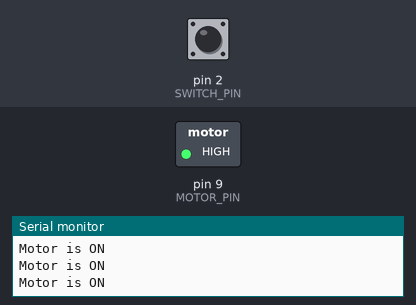
The program below on a simulated Arduino Uno, built with avr-gcc and run on an emulated ATmega328P. On the bench: switched loads named in the program (green lamp = pin HIGH), the last lines printed to the serial monitor. The test bench sets the inputs (shaded band); at power-on: pin 2 (SWITCH_PIN) HIGH.

Above: at 1.8 s.
1.9 s: pin 2 (SWITCH_PIN) pulled LOW for 0.6 s
At 2.4 s:
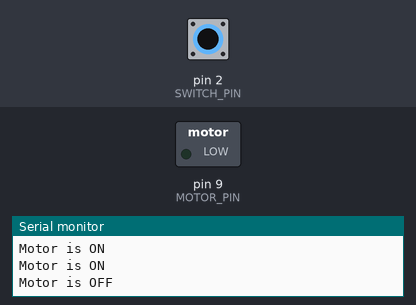
4.0 s: pin 2 (SWITCH_PIN) pulled LOW for 3.2 s
At 7.9 s:
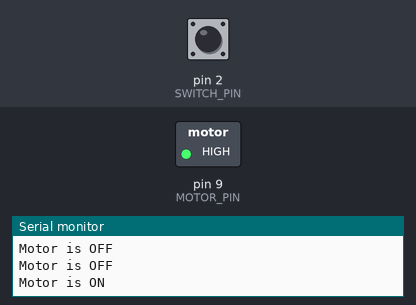
Timing chart, 0 to 9.4 s (numbered marks = the images above; inputs shaded):
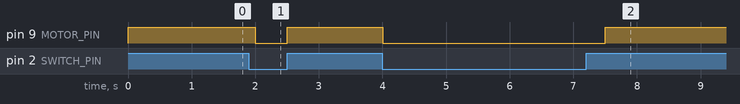

Measured:
- after the input at 1.9 s, pin 9 (MOTOR_PIN): HIGH → LOW after 0.10 s, → HIGH 0.50 s later
- after the input at 4.0 s, pin 9 (MOTOR_PIN): HIGH → LOW at once, → HIGH 3.5 s later

The program:

main.cpp
```cpp
#include <Arduino.h>
#include "Config.h"
#include "Button.h"
#include "Motor.h"

//Create hardware objects using C++ classes
Button button(SWITCH_PIN);
Motor motor(MOTOR_PIN);

/**
 * Setup function runs once at startup
 * - Initializes Serial monitoring
 * - Initializes pins for Button and Motor
*/
void setup() {
  Serial.begin(9600); // Start serial communication at 9600 baud rate
  button.init();
  motor.init();
}

/**
 * Loop function runs continuously after setup
 * - Checks Button state
 * - Turns Motor on/off based on Button state
 * - Prints Motor state to Serial monitor
*/
void loop() {
  if (button.isPressed()) {
    motor.on();
    Serial.println("Motor is ON");
  } else {
    motor.off();
    Serial.println("Motor is OFF");
  }

// Add a small delay to avoid overwhelming the Serial monitor.
  delay(500);
}
```

config.h
```cpp
#pragma once

// Pin definitions for the button and motor
constexpr int SWITCH_PIN =2;
constexpr int MOTOR_PIN =9;
```
